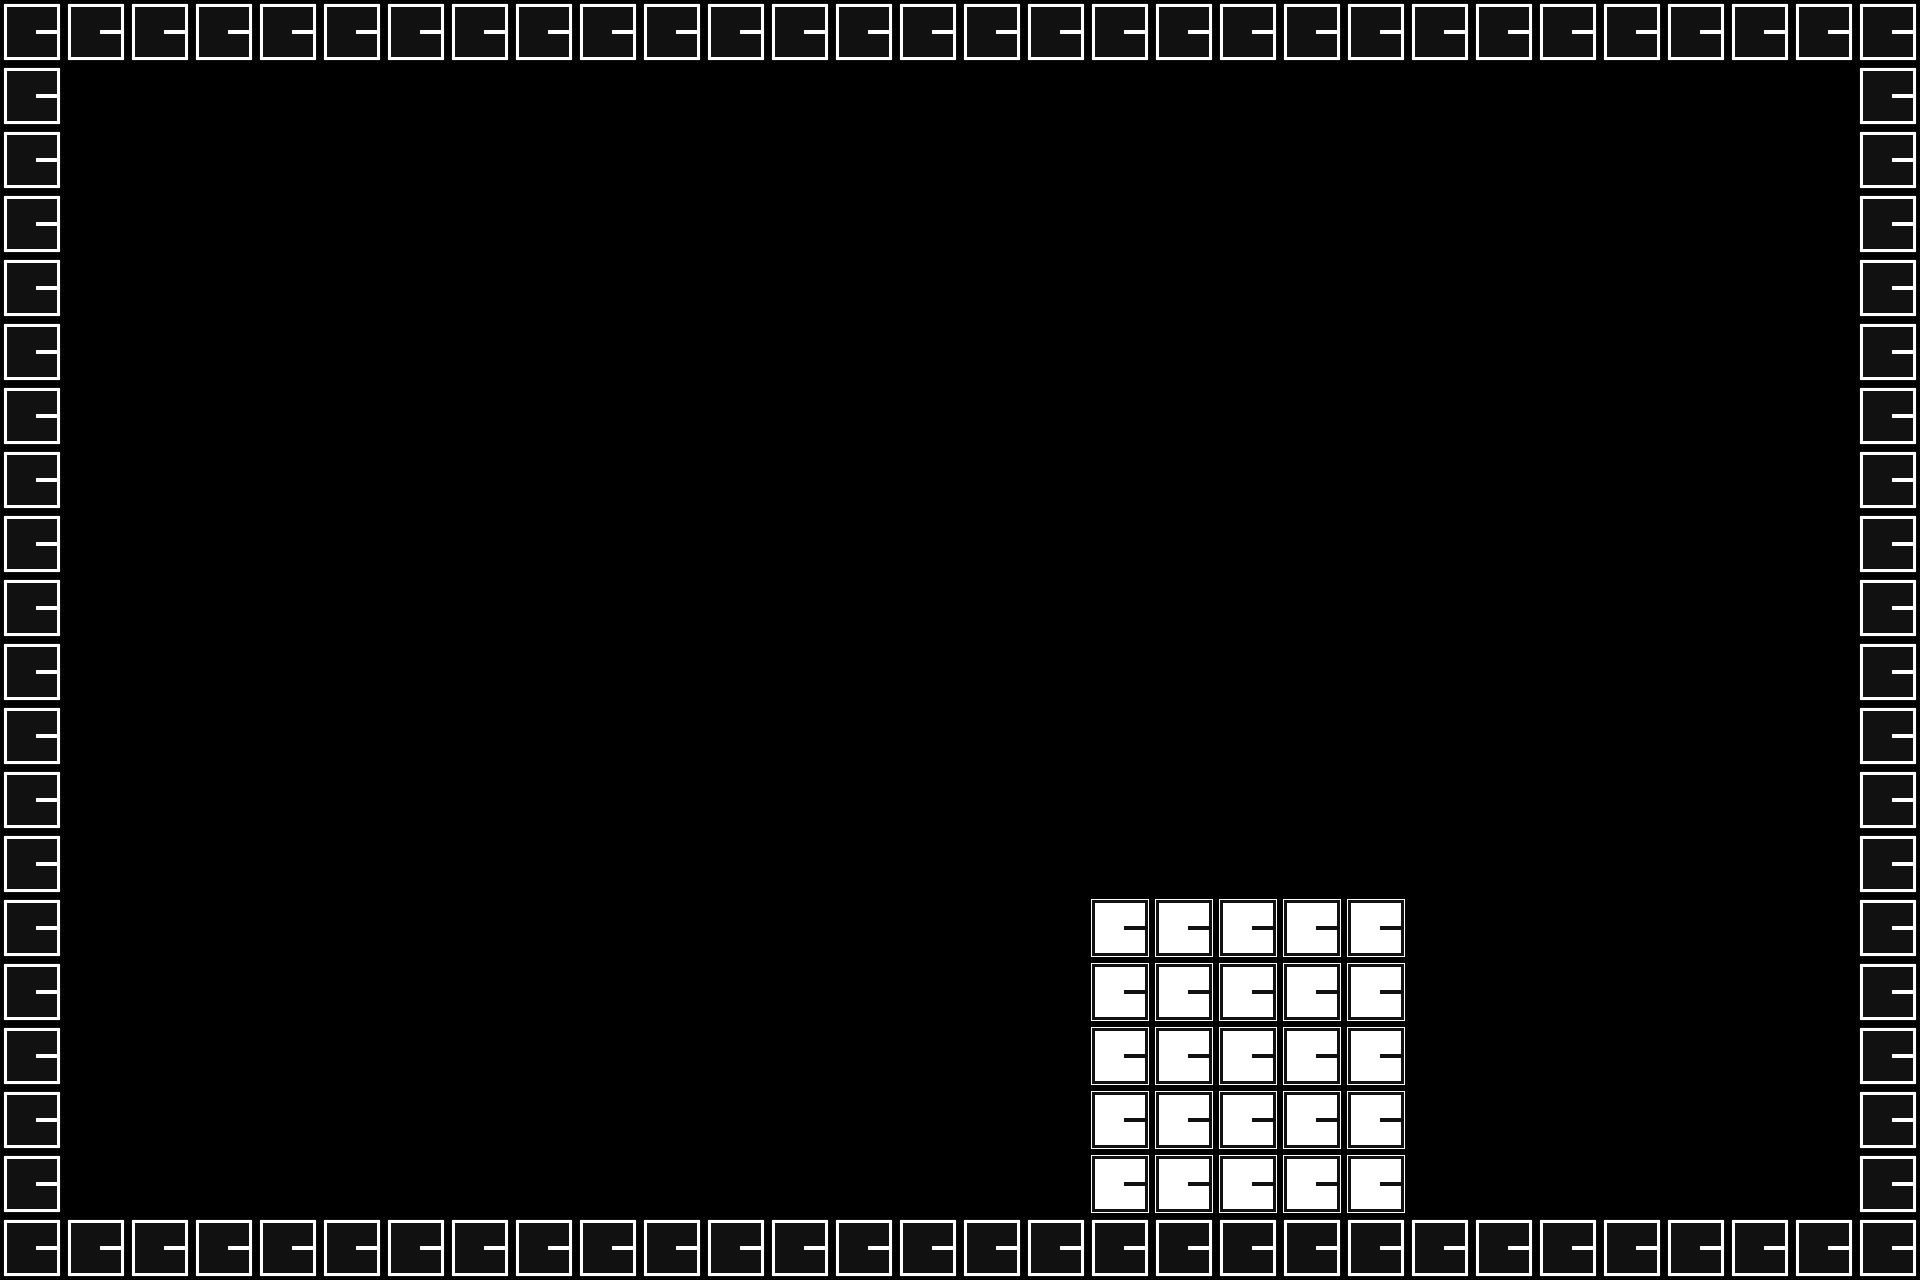

This is a level from a 2D game, rendered from its Tiled map with the project's own tilesets. A one-line summary and the complete map file follow:
An orthogonal 30x20 tile map with 64x64 px tiles, 1 tile layer (Tile) and 9 objects.

<map version="1.10" tiledversion="1.10.2" orientation="orthogonal" renderorder="right-down" width="30" height="20" tilewidth="64" tileheight="64" infinite="0" nextlayerid="7" nextobjectid="17">
 <tileset firstgid="1" source="../tileset/tile_test.tsx" />
 <layer id="1" name="Tile" width="30" height="20">
  <data encoding="csv">
1,1,1,1,1,1,1,1,1,1,1,1,1,1,1,1,1,1,1,1,1,1,1,1,1,1,1,1,1,1,
1,0,0,0,0,0,0,0,0,0,0,0,0,0,0,0,0,0,0,0,0,0,0,0,0,0,0,0,0,1,
1,0,0,0,0,0,0,0,0,0,0,0,0,0,0,0,0,0,0,0,0,0,0,0,0,0,0,0,0,1,
1,0,0,0,0,0,0,0,0,0,0,0,0,0,0,0,0,0,0,0,0,0,0,0,0,0,0,0,0,1,
1,0,0,0,0,0,0,0,0,0,0,0,0,0,0,0,0,0,0,0,0,0,0,0,0,0,0,0,0,1,
1,0,0,0,0,0,0,0,0,0,0,0,0,0,0,0,0,0,0,0,0,0,0,0,0,0,0,0,0,1,
1,0,0,0,0,0,0,0,0,0,0,0,0,0,0,0,0,0,0,0,0,0,0,0,0,0,0,0,0,1,
1,0,0,0,0,0,0,0,0,0,0,0,0,0,0,0,0,0,0,0,0,0,0,0,0,0,0,0,0,1,
1,0,0,0,0,0,0,0,0,0,0,0,0,0,0,0,0,0,0,0,0,0,0,0,0,0,0,0,0,1,
1,0,0,0,0,0,0,0,0,0,0,0,0,0,0,0,0,0,0,0,0,0,0,0,0,0,0,0,0,1,
1,0,0,0,0,0,0,0,0,0,0,0,0,0,0,0,0,0,0,0,0,0,0,0,0,0,0,0,0,1,
1,0,0,0,0,0,0,0,0,0,0,0,0,0,0,0,0,0,0,0,0,0,0,0,0,0,0,0,0,1,
1,0,0,0,0,0,0,0,0,0,0,0,0,0,0,0,0,0,0,0,0,0,0,0,0,0,0,0,0,1,
1,0,0,0,0,0,0,0,0,0,0,0,0,0,0,0,0,0,0,0,0,0,0,0,0,0,0,0,0,1,
1,0,0,0,0,0,0,0,0,0,0,0,0,0,0,0,0,4,4,4,4,4,0,0,0,0,0,0,0,1,
1,0,0,0,0,0,0,0,0,0,0,0,0,0,0,0,0,4,4,4,4,4,0,0,0,0,0,0,0,1,
1,0,0,0,0,0,0,0,0,0,0,0,0,0,0,0,0,4,4,4,4,4,0,0,0,0,0,0,0,1,
1,0,0,0,0,0,0,0,0,0,0,0,0,0,0,0,0,4,4,4,4,4,0,0,0,0,0,0,0,1,
1,0,0,0,0,0,0,0,0,0,0,0,0,0,0,0,0,4,4,4,4,4,0,0,0,0,0,0,0,1,
1,1,1,1,1,1,1,1,1,1,1,1,1,1,1,1,1,1,1,1,1,1,1,1,1,1,1,1,1,1
</data>
 </layer>
 <objectgroup id="2" name="Collision">
  <object id="1" x="0" y="1216" width="1920" height="64" />
  <object id="2" x="0" y="0" width="64" height="1216" />
  <object id="3" x="1856" y="0" width="64" height="1216" />
  <object id="5" x="64" y="0" width="1792" height="64" />
 </objectgroup>
 <objectgroup id="4" name="Object">
  <object id="8" gid="5" x="128" y="1216" width="64" height="64" />
  <object id="13" gid="9" x="512" y="1216" width="64" height="64" />
  <object id="14" gid="9" x="896" y="1216" width="64" height="64" />
  <object id="16" gid="11" x="1664" y="1216" width="64" height="64" />
 </objectgroup>
 <objectgroup id="6" name="Safe">
  <object id="15" x="1088" y="896" width="320" height="320" />
 </objectgroup>
</map>
